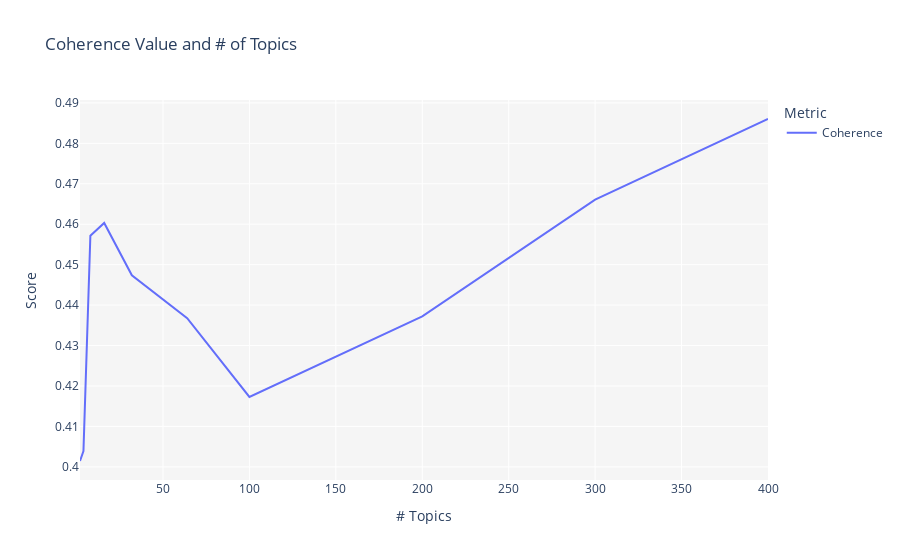

Write notebook code for a chart like this one.
### Markdown cell above
## Intrinsic Evaluation using Coherence Value

### Code cell
tuned_unsupervised = tune_model(model = 'lda', multi_core = True)

### Figure 1 — Plotly figure (JSON) as saved in the notebook; plotly's stock layout.template omitted (floating-point values rounded to 4 significant figures)
{"data": [{"hovertemplate": "Metric=Coherence<br># Topics=%{x}<br>Score=%{y}<extra></extra>", "legendgroup": "Coherence", "line": {"color": "#636efa", "dash": "solid", "shape": "linear"}, "marker": {"symbol": "circle"}, "mode": "lines", "name": "Coherence", "orientation": "v", "showlegend": true, "type": "scatter", "x": [2, 4, 8, 16, 32, 64, 100, 200, 300, 400], "xaxis": "x", "y": [0.4014, 0.4039, 0.4571, 0.4603, 0.4474, 0.4368, 0.4173, 0.4372, 0.4661, 0.486], "yaxis": "y"}], "layout": {"legend": {"title": {"text": "Metric"}, "tracegroupgap": 0}, "plot_bgcolor": "rgb(245,245,245)", "title": {"text": "Coherence Value and # of Topics"}, "xaxis": {"anchor": "y", "domain": [0, 1], "title": {"text": "# Topics"}}, "yaxis": {"anchor": "x", "domain": [0, 1], "title": {"text": "Score"}}}}
